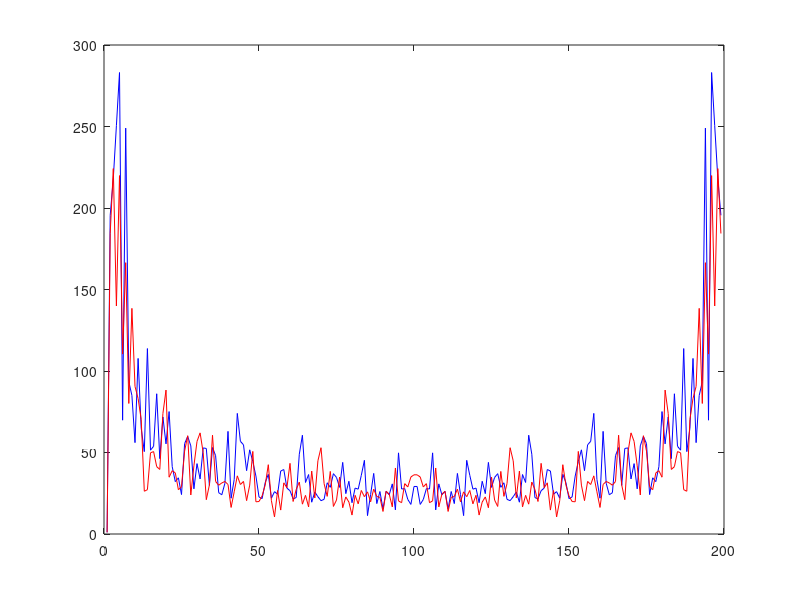
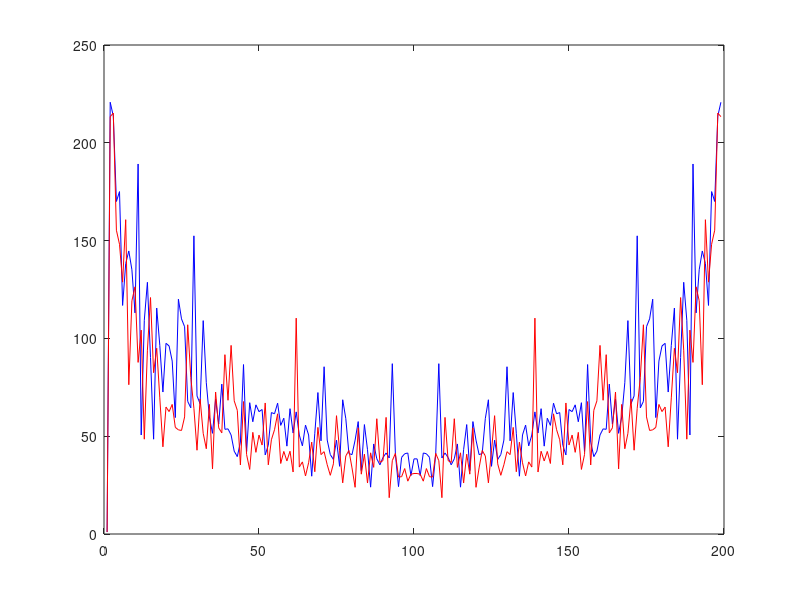
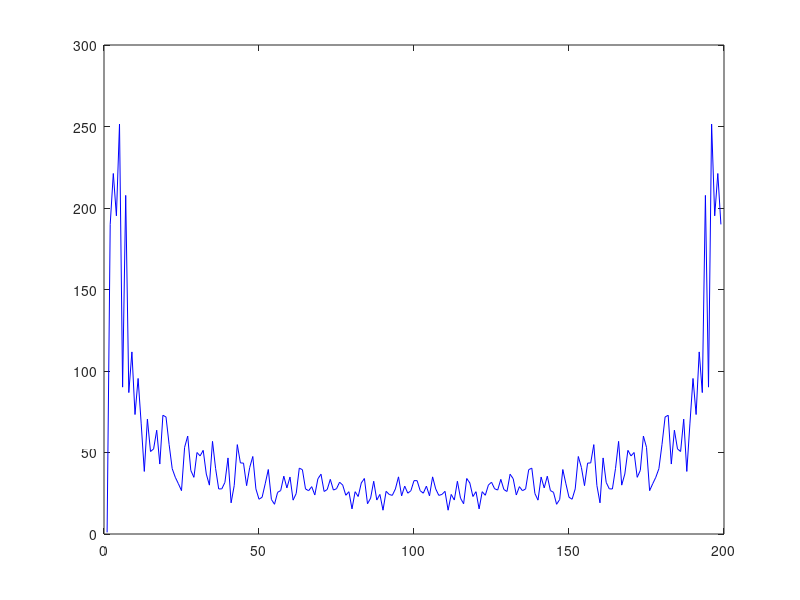
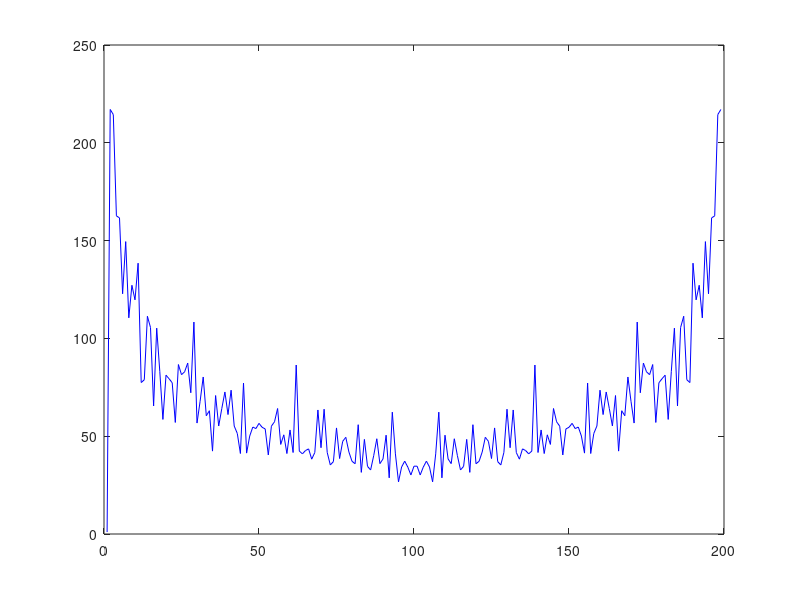

Here is the MATLAB script that generated these plots, in order:
% BME 271 Fall 2017
% Tremor Reduction for Microsurgical Applications
% compare: Compares to find healthy baseline

load trial1.mat
load trial2.mat
load trial3.mat

% Average Megan
avgXM = (abs(fft(wxM1)) + abs(fft(wxM2)) + abs(fft(wxM3)))/3;
avgYM = (abs(fft(wyM1)) + abs(fft(wyM2)) + abs(fft(wyM3)))/3;

% Average Neel
avgXN = (abs(fft(wxN1)) + abs(fft(wxN2)) + abs(fft(wxN3)))/3;
avgYN = (abs(fft(wyN1)) + abs(fft(wyN2)) + abs(fft(wyN3)))/3;

% Average group
avgX = (avgXM + avgXN)/2;
avgY = (avgYM + avgYN)/2;

figure(1)
plot(avgXN,'b-')
hold on
plot(avgXM,'r-')

figure(2)
plot(avgYN,'b-')
hold on
plot(avgYM,'r-')

figure(3)
plot(avgX,'b-')

figure(4)
plot(avgY,'b-')